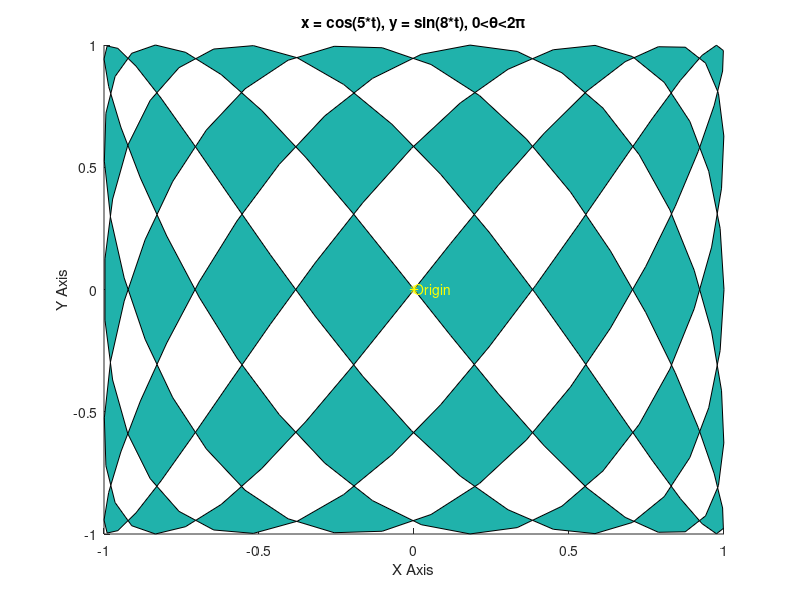
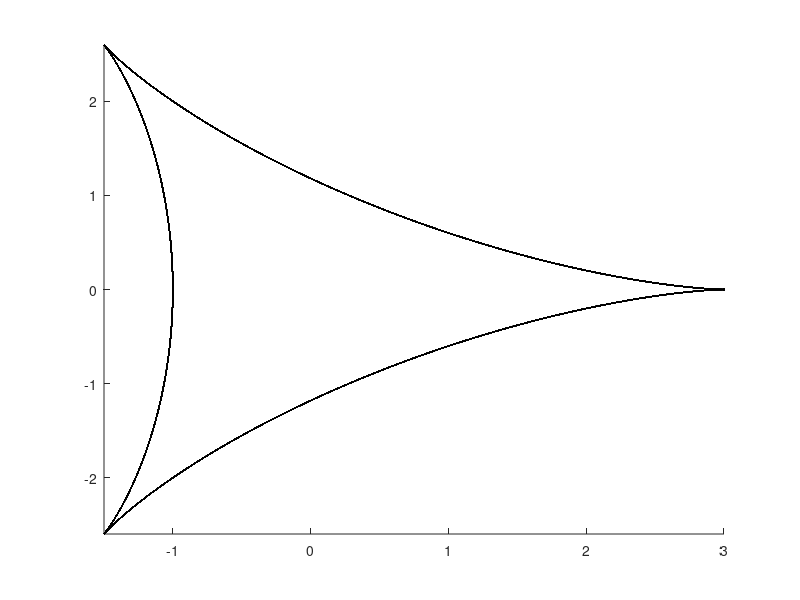
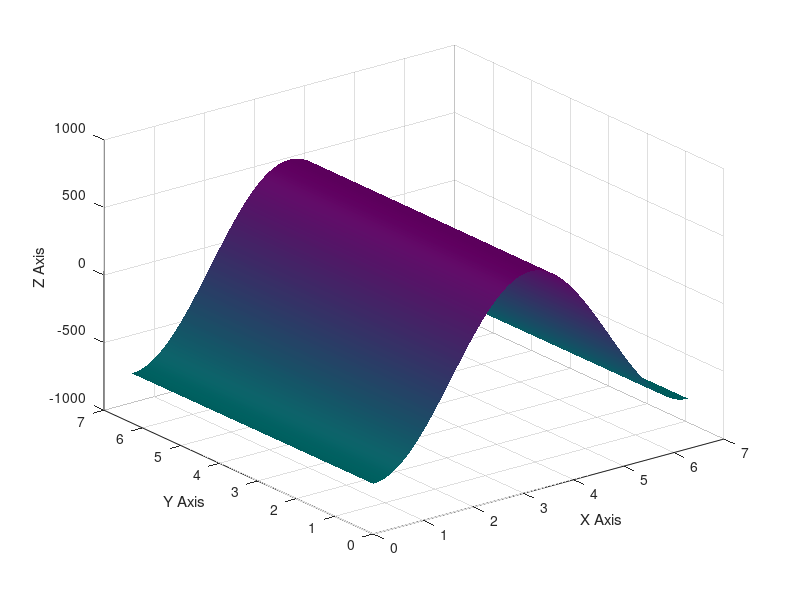

These figures' MATLAB source, in order:
% Name: Andrew Navratil
% Section: 205
% Date: 2017-11-02
% In-Lab 8

clear all; close all; clc % clear functions
%% Instructor-Guided Portion
%% Problem 1 - Warped Checkers
% Copy ALL of the features of the figure and plot shown in the problem.
figClr = [.94 .90 .55]; patchClr = [.126 .70 .67];
axesClr = [.96 .96 .8627];

% Create and edit the figure window
fHandle = figure(1);
hold on;
set(fHandle,'Name','Warped Checkers','Color',figClr);

% Use patch() to plot x and y functions
t = linspace(0,2*pi,200);
x = cos(5*t);
y = sin(8*t);
pHandle = patch(x,y,patchClr);

% Fill the blank spaces by setting the axis background to the specified
% color
set(gca,'Color',axesClr);

% Add labels, title, and origin marker
title('x = cos(5*t), y = sin(8*t), 0<\theta<2\pi');
xlabel('X Axis');
ylabel('Y Axis');
plot(0,0,'*y');
tHandle = text(0,0,'Origin');
set(tHandle,'Color','y');

%% Problem 2 - Adding Animation to Your Resume
% Create an animation using the parametric function x = 2cos(t) + cos(2t)
%                                                   y = 2sin(t) - sin(2t)

% Initialize t:
nSteps = 500;
t = linspace(0, 8*pi, nSteps);

% Calculate set of points for x:
x = 2*cos(t) + cos(2*t);
y = 2*sin(t) - sin(2*t);

% Determine limits of animation as it plots
xLim = [min(x) max(x)];
yLim = [min(y) max(y)];

% Create figure and plot animation:
figure(2);
hold on;

xlim(xLim);
ylim(yLim);

for i = 1:nSteps
	line = plot(x(1:i),y(1:i),'k');
	point = plot(x(i),y(i),'ro');
	pause(0.02);
	drawnow;
	delete(point);
end

%% Problem 3 - Anonymous Functions
% Create an anonymous function:
aFunction = @(x,y) (x^y)/(y^x);

% Call the anonymous function using the given inputs
partA = aFunction(1,2);
partB = aFunction(4,3);
partC = aFunction(0.5,6);

%% Problem 4 - Surfing on Transforms
% Create and edit a 3D plot for Z(x,y) = xsin(x+y) - ycos(x+y)

% Create a new figure
figure(3);

% Define x and y vectors for [0 2*pi]
stp = .01;
x = 0:stp:2*pi;
y = 0:stp:2*pi;

% Generate X and Y matrices for all [x y] in the region bounded by the two
% vectors.
[xMat,yMat] = meshgrid(x,y);

% Calculate Z for all [x y]
zMat = xMat*sin(xMat+yMat) - yMat*cos(xMat-yMat);

% Create surface using surf with x and y vectors and Z(x,y).
surfHandle = surf(xMat,yMat,zMat);

% Turns off edges so you can see the colors!
set(surfHandle,'EdgeColor','none');

% Labels axes
xlabel('X Axis');
ylabel('Y Axis');
zlabel('Z Axis');

% Change colormap and light location
colormap('cool');
camlight('left');
%% Independent Portion 
